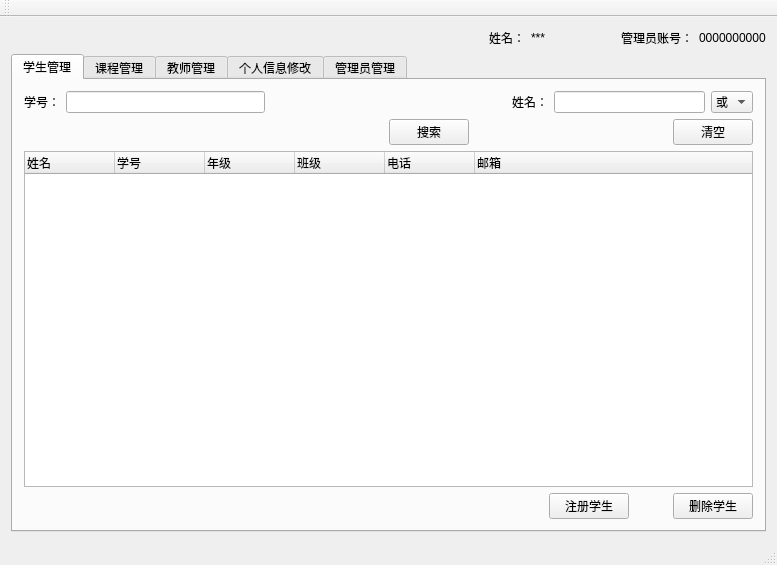
<?xml version="1.0" encoding="UTF-8"?>
<ui version="4.0">
 <class>ManagerWin</class>
 <widget class="QMainWindow" name="ManagerWin">
  <property name="geometry">
   <rect>
    <x>0</x>
    <y>0</y>
    <width>777</width>
    <height>565</height>
   </rect>
  </property>
  <property name="windowTitle">
   <string>ManagerWin</string>
  </property>
  <widget class="QWidget" name="centralWidget">
   <layout class="QVBoxLayout" name="verticalLayout_6">
    <item>
     <layout class="QHBoxLayout" name="horizontalLayout_17">
      <item>
       <spacer name="horizontalSpacer_13">
        <property name="orientation">
         <enum>Qt::Horizontal</enum>
        </property>
        <property name="sizeHint" stdset="0">
         <size>
          <width>478</width>
          <height>20</height>
         </size>
        </property>
       </spacer>
      </item>
      <item>
       <layout class="QHBoxLayout" name="horizontalLayout_19">
        <item>
         <widget class="QLabel" name="label_12">
          <property name="text">
           <string>姓名：</string>
          </property>
         </widget>
        </item>
        <item>
         <widget class="QLabel" name="label_13">
          <property name="text">
           <string>***</string>
          </property>
         </widget>
        </item>
        <item>
         <spacer name="horizontalSpacer_8">
          <property name="orientation">
           <enum>Qt::Horizontal</enum>
          </property>
          <property name="sizeHint" stdset="0">
           <size>
            <width>58</width>
            <height>20</height>
           </size>
          </property>
         </spacer>
        </item>
        <item>
         <widget class="QLabel" name="label_14">
          <property name="text">
           <string>管理员账号：</string>
          </property>
         </widget>
        </item>
        <item>
         <widget class="QLabel" name="label_15">
          <property name="text">
           <string>0000000000</string>
          </property>
         </widget>
        </item>
       </layout>
      </item>
     </layout>
    </item>
    <item>
     <widget class="QTabWidget" name="tabWidget">
      <property name="tabPosition">
       <enum>QTabWidget::North</enum>
      </property>
      <property name="currentIndex">
       <number>0</number>
      </property>
      <widget class="QWidget" name="tab">
       <attribute name="title">
        <string>学生管理</string>
       </attribute>
       <layout class="QVBoxLayout" name="verticalLayout">
        <item>
         <layout class="QHBoxLayout" name="horizontalLayout_25">
          <item>
           <layout class="QHBoxLayout" name="horizontalLayout">
            <item>
             <widget class="QLabel" name="label_8">
              <property name="text">
               <string>学号：</string>
              </property>
             </widget>
            </item>
            <item>
             <widget class="QLineEdit" name="lineEdit_4"/>
            </item>
           </layout>
          </item>
          <item>
           <spacer name="horizontalSpacer_4">
            <property name="orientation">
             <enum>Qt::Horizontal</enum>
            </property>
            <property name="sizeHint" stdset="0">
             <size>
              <width>88</width>
              <height>20</height>
             </size>
            </property>
           </spacer>
          </item>
          <item>
           <layout class="QHBoxLayout" name="horizontalLayout_11">
            <item>
             <widget class="QLabel" name="label_9">
              <property name="text">
               <string>姓名：</string>
              </property>
             </widget>
            </item>
            <item>
             <widget class="QLineEdit" name="lineEdit_5"/>
            </item>
            <item>
             <widget class="QComboBox" name="comboBox_6">
              <item>
               <property name="text">
                <string>或</string>
               </property>
              </item>
              <item>
               <property name="text">
                <string>与</string>
               </property>
              </item>
             </widget>
            </item>
           </layout>
          </item>
         </layout>
        </item>
        <item>
         <layout class="QHBoxLayout" name="horizontalLayout_26">
          <item>
           <spacer name="horizontalSpacer_9">
            <property name="orientation">
             <enum>Qt::Horizontal</enum>
            </property>
            <property name="sizeHint" stdset="0">
             <size>
              <width>328</width>
              <height>20</height>
             </size>
            </property>
           </spacer>
          </item>
          <item>
           <layout class="QHBoxLayout" name="horizontalLayout_12">
            <item>
             <widget class="QPushButton" name="pushButton_3">
              <property name="text">
               <string>搜索</string>
              </property>
             </widget>
            </item>
            <item>
             <spacer name="horizontalSpacer_3">
              <property name="orientation">
               <enum>Qt::Horizontal</enum>
              </property>
              <property name="sizeHint" stdset="0">
               <size>
                <width>40</width>
                <height>20</height>
               </size>
              </property>
             </spacer>
            </item>
            <item>
             <widget class="QPushButton" name="pushButton_4">
              <property name="text">
               <string>清空</string>
              </property>
             </widget>
            </item>
           </layout>
          </item>
         </layout>
        </item>
        <item>
         <widget class="QTreeWidget" name="treeWidget_2">
          <attribute name="headerDefaultSectionSize">
           <number>90</number>
          </attribute>
          <column>
           <property name="text">
            <string>姓名</string>
           </property>
          </column>
          <column>
           <property name="text">
            <string>学号</string>
           </property>
          </column>
          <column>
           <property name="text">
            <string>年级</string>
           </property>
          </column>
          <column>
           <property name="text">
            <string>班级</string>
           </property>
          </column>
          <column>
           <property name="text">
            <string>电话</string>
           </property>
          </column>
          <column>
           <property name="text">
            <string>邮箱</string>
           </property>
          </column>
         </widget>
        </item>
        <item>
         <layout class="QHBoxLayout" name="horizontalLayout_21">
          <item>
           <spacer name="horizontalSpacer_14">
            <property name="orientation">
             <enum>Qt::Horizontal</enum>
            </property>
            <property name="sizeHint" stdset="0">
             <size>
              <width>528</width>
              <height>20</height>
             </size>
            </property>
           </spacer>
          </item>
          <item>
           <widget class="QPushButton" name="pushButton_16">
            <property name="text">
             <string>注册学生</string>
            </property>
           </widget>
          </item>
          <item>
           <spacer name="horizontalSpacer_15">
            <property name="orientation">
             <enum>Qt::Horizontal</enum>
            </property>
            <property name="sizeHint" stdset="0">
             <size>
              <width>40</width>
              <height>20</height>
             </size>
            </property>
           </spacer>
          </item>
          <item>
           <widget class="QPushButton" name="pushButton_17">
            <property name="text">
             <string>删除学生</string>
            </property>
           </widget>
          </item>
         </layout>
        </item>
       </layout>
      </widget>
      <widget class="QWidget" name="tab_2">
       <attribute name="title">
        <string>课程管理</string>
       </attribute>
       <layout class="QVBoxLayout" name="verticalLayout_2">
        <item>
         <layout class="QHBoxLayout" name="horizontalLayout_4">
          <item>
           <layout class="QHBoxLayout" name="horizontalLayout_2">
            <item>
             <widget class="QLabel" name="label">
              <property name="text">
               <string>课程号：</string>
              </property>
             </widget>
            </item>
            <item>
             <widget class="QLineEdit" name="lineEdit"/>
            </item>
           </layout>
          </item>
          <item>
           <spacer name="horizontalSpacer">
            <property name="orientation">
             <enum>Qt::Horizontal</enum>
            </property>
            <property name="sizeHint" stdset="0">
             <size>
              <width>118</width>
              <height>20</height>
             </size>
            </property>
           </spacer>
          </item>
          <item>
           <layout class="QHBoxLayout" name="horizontalLayout_10">
            <item>
             <widget class="QLabel" name="label_2">
              <property name="text">
               <string>课程名称：</string>
              </property>
             </widget>
            </item>
            <item>
             <widget class="QLineEdit" name="lineEdit_2"/>
            </item>
            <item>
             <widget class="QComboBox" name="comboBox">
              <property name="currentText">
               <string>或</string>
              </property>
              <property name="maxVisibleItems">
               <number>10</number>
              </property>
              <property name="insertPolicy">
               <enum>QComboBox::InsertAtBottom</enum>
              </property>
              <item>
               <property name="text">
                <string>或</string>
               </property>
              </item>
              <item>
               <property name="text">
                <string>与</string>
               </property>
              </item>
             </widget>
            </item>
           </layout>
          </item>
         </layout>
        </item>
        <item>
         <layout class="QHBoxLayout" name="horizontalLayout_8">
          <item>
           <widget class="QLabel" name="label_7">
            <property name="text">
             <string>专业：</string>
            </property>
           </widget>
          </item>
          <item>
           <widget class="QLineEdit" name="lineEdit_3"/>
          </item>
          <item>
           <widget class="QComboBox" name="comboBox_4">
            <item>
             <property name="text">
              <string>或</string>
             </property>
            </item>
            <item>
             <property name="text">
              <string>与</string>
             </property>
            </item>
           </widget>
          </item>
         </layout>
        </item>
        <item>
         <layout class="QHBoxLayout" name="horizontalLayout_9">
          <item>
           <widget class="QPushButton" name="pushButton">
            <property name="text">
             <string>搜索</string>
            </property>
           </widget>
          </item>
          <item>
           <spacer name="horizontalSpacer_2">
            <property name="orientation">
             <enum>Qt::Horizontal</enum>
            </property>
            <property name="sizeHint" stdset="0">
             <size>
              <width>48</width>
              <height>20</height>
             </size>
            </property>
           </spacer>
          </item>
          <item>
           <widget class="QPushButton" name="pushButton_2">
            <property name="text">
             <string>清空</string>
            </property>
           </widget>
          </item>
         </layout>
        </item>
        <item>
         <widget class="QTreeWidget" name="treeWidget">
          <attribute name="headerDefaultSectionSize">
           <number>90</number>
          </attribute>
          <column>
           <property name="text">
            <string>课程编号</string>
           </property>
          </column>
          <column>
           <property name="text">
            <string>课程名称</string>
           </property>
          </column>
          <column>
           <property name="text">
            <string>专业</string>
           </property>
          </column>
          <column>
           <property name="text">
            <string>课程介绍</string>
           </property>
          </column>
         </widget>
        </item>
        <item>
         <layout class="QHBoxLayout" name="horizontalLayout_32">
          <item>
           <spacer name="horizontalSpacer_16">
            <property name="orientation">
             <enum>Qt::Horizontal</enum>
            </property>
            <property name="sizeHint" stdset="0">
             <size>
              <width>528</width>
              <height>20</height>
             </size>
            </property>
           </spacer>
          </item>
          <item>
           <widget class="QPushButton" name="pushButton_14">
            <property name="text">
             <string>删除课程</string>
            </property>
           </widget>
          </item>
         </layout>
        </item>
       </layout>
      </widget>
      <widget class="QWidget" name="tab_3">
       <attribute name="title">
        <string>教师管理</string>
       </attribute>
       <layout class="QVBoxLayout" name="verticalLayout_5">
        <item>
         <widget class="QTabWidget" name="tabWidget_3">
          <property name="tabPosition">
           <enum>QTabWidget::West</enum>
          </property>
          <property name="currentIndex">
           <number>0</number>
          </property>
          <widget class="QWidget" name="tab_7">
           <attribute name="title">
            <string>教师增删</string>
           </attribute>
           <layout class="QVBoxLayout" name="verticalLayout_4">
            <item>
             <layout class="QHBoxLayout" name="horizontalLayout_27">
              <item>
               <layout class="QHBoxLayout" name="horizontalLayout_28">
                <item>
                 <widget class="QLabel" name="label_19">
                  <property name="text">
                   <string>工号：</string>
                  </property>
                 </widget>
                </item>
                <item>
                 <widget class="QLineEdit" name="lineEdit_11"/>
                </item>
               </layout>
              </item>
              <item>
               <spacer name="horizontalSpacer_10">
                <property name="orientation">
                 <enum>Qt::Horizontal</enum>
                </property>
                <property name="sizeHint" stdset="0">
                 <size>
                  <width>88</width>
                  <height>20</height>
                 </size>
                </property>
               </spacer>
              </item>
              <item>
               <layout class="QHBoxLayout" name="horizontalLayout_29">
                <item>
                 <widget class="QLabel" name="label_20">
                  <property name="text">
                   <string>姓名：</string>
                  </property>
                 </widget>
                </item>
                <item>
                 <widget class="QLineEdit" name="lineEdit_12"/>
                </item>
                <item>
                 <widget class="QComboBox" name="comboBox_14">
                  <item>
                   <property name="text">
                    <string>或</string>
                   </property>
                  </item>
                  <item>
                   <property name="text">
                    <string>与</string>
                   </property>
                  </item>
                 </widget>
                </item>
               </layout>
              </item>
             </layout>
            </item>
            <item>
             <layout class="QHBoxLayout" name="horizontalLayout_30">
              <item>
               <spacer name="horizontalSpacer_11">
                <property name="orientation">
                 <enum>Qt::Horizontal</enum>
                </property>
                <property name="sizeHint" stdset="0">
                 <size>
                  <width>328</width>
                  <height>20</height>
                 </size>
                </property>
               </spacer>
              </item>
              <item>
               <layout class="QHBoxLayout" name="horizontalLayout_31">
                <item>
                 <widget class="QPushButton" name="pushButton_9">
                  <property name="text">
                   <string>搜索</string>
                  </property>
                 </widget>
                </item>
                <item>
                 <spacer name="horizontalSpacer_12">
                  <property name="orientation">
                   <enum>Qt::Horizontal</enum>
                  </property>
                  <property name="sizeHint" stdset="0">
                   <size>
                    <width>40</width>
                    <height>20</height>
                   </size>
                  </property>
                 </spacer>
                </item>
                <item>
                 <widget class="QPushButton" name="pushButton_10">
                  <property name="text">
                   <string>清空</string>
                  </property>
                 </widget>
                </item>
               </layout>
              </item>
             </layout>
            </item>
            <item>
             <widget class="QTreeWidget" name="treeWidget_5">
              <attribute name="headerDefaultSectionSize">
               <number>90</number>
              </attribute>
              <column>
               <property name="text">
                <string>工号</string>
               </property>
              </column>
              <column>
               <property name="text">
                <string>姓名</string>
               </property>
              </column>
              <column>
               <property name="text">
                <string>职称</string>
               </property>
              </column>
              <column>
               <property name="text">
                <string>电话</string>
               </property>
              </column>
              <column>
               <property name="text">
                <string>邮箱</string>
               </property>
              </column>
              <column>
               <property name="text">
                <string>专业</string>
               </property>
              </column>
             </widget>
            </item>
            <item>
             <layout class="QHBoxLayout" name="horizontalLayout_33">
              <item>
               <spacer name="horizontalSpacer_17">
                <property name="orientation">
                 <enum>Qt::Horizontal</enum>
                </property>
                <property name="sizeHint" stdset="0">
                 <size>
                  <width>518</width>
                  <height>20</height>
                 </size>
                </property>
               </spacer>
              </item>
              <item>
               <widget class="QPushButton" name="pushButton_12">
                <property name="text">
                 <string>增加教师</string>
                </property>
               </widget>
              </item>
              <item>
               <widget class="QPushButton" name="pushButton_13">
                <property name="text">
                 <string>删除教师</string>
                </property>
               </widget>
              </item>
             </layout>
            </item>
           </layout>
          </widget>
          <widget class="QWidget" name="tab_8">
           <attribute name="title">
            <string>课程申请审核</string>
           </attribute>
           <layout class="QVBoxLayout" name="verticalLayout_3">
            <item>
             <widget class="QTreeWidget" name="treeWidget_3">
              <attribute name="headerDefaultSectionSize">
               <number>100</number>
              </attribute>
              <column>
               <property name="text">
                <string>课程编号</string>
               </property>
              </column>
              <column>
               <property name="text">
                <string>申请教师编号</string>
               </property>
              </column>
              <column>
               <property name="text">
                <string>课程名称</string>
               </property>
              </column>
              <column>
               <property name="text">
                <string>专业</string>
               </property>
              </column>
              <column>
               <property name="text">
                <string>介绍</string>
               </property>
              </column>
             </widget>
            </item>
            <item>
             <layout class="QHBoxLayout" name="horizontalLayout_14">
              <item>
               <spacer name="horizontalSpacer_5">
                <property name="orientation">
                 <enum>Qt::Horizontal</enum>
                </property>
                <property name="sizeHint" stdset="0">
                 <size>
                  <width>408</width>
                  <height>20</height>
                 </size>
                </property>
               </spacer>
              </item>
              <item>
               <widget class="QPushButton" name="pushButton_5">
                <property name="text">
                 <string>通过审核</string>
                </property>
               </widget>
              </item>
              <item>
               <widget class="QPushButton" name="pushButton_6">
                <property name="text">
                 <string>删除申请</string>
                </property>
               </widget>
              </item>
             </layout>
            </item>
           </layout>
          </widget>
         </widget>
        </item>
       </layout>
      </widget>
      <widget class="QWidget" name="tab_4">
       <attribute name="title">
        <string>个人信息修改</string>
       </attribute>
       <widget class="QWidget" name="layoutWidget">
        <property name="geometry">
         <rect>
          <x>140</x>
          <y>50</y>
          <width>177</width>
          <height>22</height>
         </rect>
        </property>
        <layout class="QHBoxLayout" name="horizontalLayout_23">
         <item>
          <widget class="QLabel" name="label_16">
           <property name="text">
            <string>编号：</string>
           </property>
          </widget>
         </item>
         <item>
          <widget class="QLineEdit" name="lineEdit_8"/>
         </item>
        </layout>
       </widget>
       <widget class="QPushButton" name="pushButton_11">
        <property name="geometry">
         <rect>
          <x>180</x>
          <y>240</y>
          <width>75</width>
          <height>23</height>
         </rect>
        </property>
        <property name="text">
         <string> 执行修改</string>
        </property>
       </widget>
       <widget class="QWidget" name="layoutWidget_3">
        <property name="geometry">
         <rect>
          <x>140</x>
          <y>190</y>
          <width>177</width>
          <height>22</height>
         </rect>
        </property>
        <layout class="QHBoxLayout" name="horizontalLayout_18">
         <item>
          <widget class="QLabel" name="label_24">
           <property name="text">
            <string>邮箱：</string>
           </property>
          </widget>
         </item>
         <item>
          <widget class="QLineEdit" name="lineEdit_13"/>
         </item>
        </layout>
       </widget>
       <widget class="QWidget" name="layoutWidget_4">
        <property name="geometry">
         <rect>
          <x>140</x>
          <y>160</y>
          <width>177</width>
          <height>22</height>
         </rect>
        </property>
        <layout class="QHBoxLayout" name="horizontalLayout_20">
         <item>
          <widget class="QLabel" name="label_23">
           <property name="text">
            <string>电话：</string>
           </property>
          </widget>
         </item>
         <item>
          <widget class="QLineEdit" name="lineEdit_14"/>
         </item>
        </layout>
       </widget>
       <widget class="QWidget" name="layoutWidget_5">
        <property name="geometry">
         <rect>
          <x>140</x>
          <y>90</y>
          <width>177</width>
          <height>22</height>
         </rect>
        </property>
        <layout class="QHBoxLayout" name="horizontalLayout_22">
         <item>
          <widget class="QLabel" name="label_18">
           <property name="text">
            <string>姓名：</string>
           </property>
          </widget>
         </item>
         <item>
          <widget class="QLineEdit" name="lineEdit_10"/>
         </item>
        </layout>
       </widget>
       <widget class="QWidget" name="layoutWidget_6">
        <property name="geometry">
         <rect>
          <x>140</x>
          <y>120</y>
          <width>177</width>
          <height>22</height>
         </rect>
        </property>
        <layout class="QHBoxLayout" name="horizontalLayout_24">
         <item>
          <widget class="QLabel" name="label_21">
           <property name="text">
            <string>专业：</string>
           </property>
          </widget>
         </item>
         <item>
          <widget class="QLineEdit" name="lineEdit_15"/>
         </item>
        </layout>
       </widget>
      </widget>
      <widget class="QWidget" name="tab_5">
       <attribute name="title">
        <string>管理员管理</string>
       </attribute>
       <layout class="QVBoxLayout" name="verticalLayout_7">
        <item>
         <layout class="QHBoxLayout" name="horizontalLayout_44">
          <item>
           <layout class="QHBoxLayout" name="horizontalLayout_40">
            <item>
             <widget class="QLabel" name="label_26">
              <property name="text">
               <string>姓名：</string>
              </property>
             </widget>
            </item>
            <item>
             <widget class="QLineEdit" name="lineEdit_18"/>
            </item>
            <item>
             <spacer name="horizontalSpacer_22">
              <property name="orientation">
               <enum>Qt::Horizontal</enum>
              </property>
              <property name="sizeHint" stdset="0">
               <size>
                <width>88</width>
                <height>20</height>
               </size>
              </property>
             </spacer>
            </item>
           </layout>
          </item>
          <item>
           <layout class="QHBoxLayout" name="horizontalLayout_42">
            <item>
             <widget class="QLabel" name="label_27">
              <property name="text">
               <string>编号：</string>
              </property>
             </widget>
            </item>
            <item>
             <widget class="QLineEdit" name="lineEdit_19"/>
            </item>
            <item>
             <widget class="QComboBox" name="comboBox_18">
              <item>
               <property name="text">
                <string>或</string>
               </property>
              </item>
              <item>
               <property name="text">
                <string>与</string>
               </property>
              </item>
             </widget>
            </item>
           </layout>
          </item>
         </layout>
        </item>
        <item>
         <layout class="QHBoxLayout" name="horizontalLayout_41">
          <item>
           <spacer name="horizontalSpacer_24">
            <property name="orientation">
             <enum>Qt::Horizontal</enum>
            </property>
            <property name="sizeHint" stdset="0">
             <size>
              <width>458</width>
              <height>20</height>
             </size>
            </property>
           </spacer>
          </item>
          <item>
           <widget class="QPushButton" name="pushButton_24">
            <property name="text">
             <string>搜索</string>
            </property>
           </widget>
          </item>
          <item>
           <spacer name="horizontalSpacer_25">
            <property name="orientation">
             <enum>Qt::Horizontal</enum>
            </property>
            <property name="sizeHint" stdset="0">
             <size>
              <width>58</width>
              <height>20</height>
             </size>
            </property>
           </spacer>
          </item>
          <item>
           <widget class="QPushButton" name="pushButton_25">
            <property name="text">
             <string>清空</string>
            </property>
           </widget>
          </item>
         </layout>
        </item>
        <item>
         <widget class="QTreeWidget" name="treeWidget_6">
          <attribute name="headerDefaultSectionSize">
           <number>90</number>
          </attribute>
          <column>
           <property name="text">
            <string>管理员编号</string>
           </property>
          </column>
          <column>
           <property name="text">
            <string>姓名</string>
           </property>
          </column>
          <column>
           <property name="text">
            <string>电话</string>
           </property>
          </column>
          <column>
           <property name="text">
            <string>邮箱</string>
           </property>
          </column>
          <column>
           <property name="text">
            <string>专业</string>
           </property>
          </column>
         </widget>
        </item>
        <item>
         <layout class="QHBoxLayout" name="horizontalLayout_43">
          <item>
           <spacer name="horizontalSpacer_23">
            <property name="orientation">
             <enum>Qt::Horizontal</enum>
            </property>
            <property name="sizeHint" stdset="0">
             <size>
              <width>518</width>
              <height>20</height>
             </size>
            </property>
           </spacer>
          </item>
          <item>
           <widget class="QPushButton" name="pushButton_22">
            <property name="text">
             <string>增加管理员</string>
            </property>
           </widget>
          </item>
          <item>
           <widget class="QPushButton" name="pushButton_23">
            <property name="text">
             <string>删除管理员</string>
            </property>
           </widget>
          </item>
         </layout>
        </item>
       </layout>
      </widget>
     </widget>
    </item>
   </layout>
  </widget>
  <widget class="QMenuBar" name="menuBar">
   <property name="geometry">
    <rect>
     <x>0</x>
     <y>0</y>
     <width>777</width>
     <height>23</height>
    </rect>
   </property>
  </widget>
  <widget class="QToolBar" name="mainToolBar">
   <attribute name="toolBarArea">
    <enum>TopToolBarArea</enum>
   </attribute>
   <attribute name="toolBarBreak">
    <bool>false</bool>
   </attribute>
  </widget>
  <widget class="QStatusBar" name="statusBar"/>
 </widget>
 <layoutdefault spacing="6" margin="11"/>
 <resources/>
 <connections/>
</ui>
